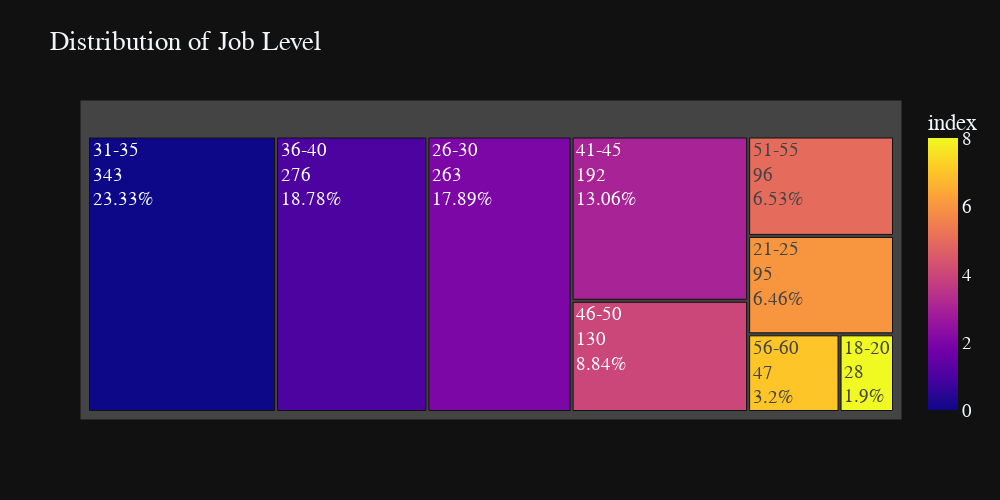

Here is the notebook cell this chart was saved with:
### Code cell
fig = px.treemap(
    plot_df,
    path=["Age_Range"],
    values="Count",
    title="Distribution of Job Level",
    color=plot_df.index,
    color_discrete_sequence=px.colors.sequential.PuBuGn,
    template="plotly_dark",
    hover_data=["Percent"],
    width=1000,
    height=500,
)

fig.data[0].texttemplate = "%{label}<br>%{value}<br>%{customdata[0]}%"

fig.update_layout(font=dict(size=19, family="Franklin Gothic"))
fig.show()

### Figure 1 — Plotly figure (JSON) as saved in the notebook; plotly's stock layout.template omitted (floating-point values rounded to 4 significant figures)
{"data": [{"branchvalues": "total", "customdata": [[1.9, 8], [6.46, 6], [17.89, 2], [23.33, 0], [18.78, 1], [13.06, 3], [8.84, 4], [6.53, 5], [3.2, 7]], "domain": {"x": [0, 1], "y": [0, 1]}, "hovertemplate": "labels=%{label}<br>Count=%{value}<br>parent=%{parent}<br>id=%{id}<br>Percent=%{customdata[0]}<br>index=%{color}<extra></extra>", "ids": ["18-20", "21-25", "26-30", "31-35", "36-40", "41-45", "46-50", "51-55", "56-60"], "labels": ["18-20", "21-25", "26-30", "31-35", "36-40", "41-45", "46-50", "51-55", "56-60"], "marker": {"coloraxis": "coloraxis", "colors": [8, 6, 2, 0, 1, 3, 4, 5, 7]}, "name": "", "parents": ["", "", "", "", "", "", "", "", ""], "texttemplate": "%{label}<br>%{value}<br>%{customdata[0]}%", "type": "treemap", "values": [28, 95, 263, 343, 276, 192, 130, 96, 47]}], "layout": {"coloraxis": {"colorbar": {"title": {"text": "index"}}, "colorscale": [[0, "#0d0887"], [0.1111, "#46039f"], [0.2222, "#7201a8"], [0.3333, "#9c179e"], [0.4444, "#bd3786"], [0.5556, "#d8576b"], [0.6667, "#ed7953"], [0.7778, "#fb9f3a"], [0.8889, "#fdca26"], [1, "#f0f921"]]}, "font": {"family": "Franklin Gothic", "size": 19}, "height": 500, "legend": {"tracegroupgap": 0}, "title": {"text": "Distribution of Job Level"}, "treemapcolorway": ["rgb(255,247,251)", "rgb(236,226,240)", "rgb(208,209,230)", "rgb(166,189,219)", "rgb(103,169,207)", "rgb(54,144,192)", "rgb(2,129,138)", "rgb(1,108,89)", "rgb(1,70,54)"], "width": 1000}}
